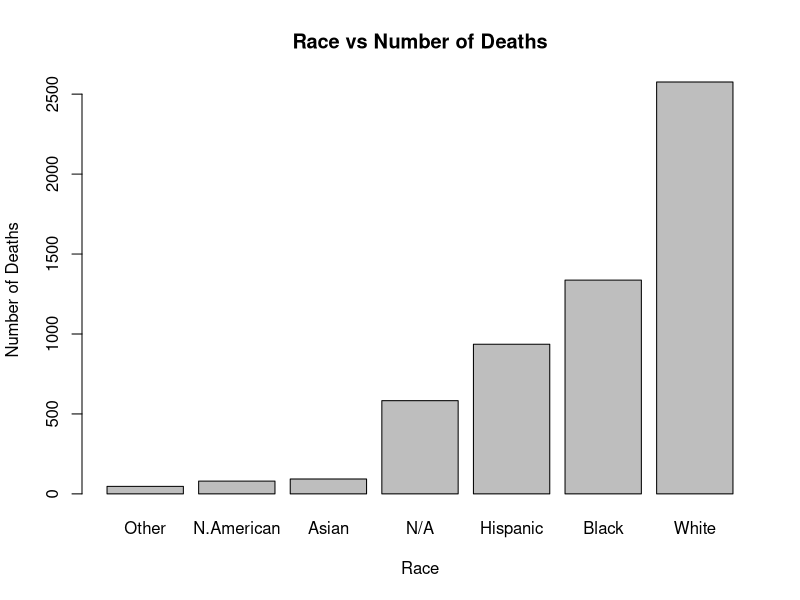

Write R code to recreate this figure.
## ---- chunk 1
shootings = read.csv("fatal-police-shootings-data.csv", header = TRUE)

# Quick look at top 5 rows of data
head(shootings)

## Size of data
dim(shootings)

## R's classification of data
class(shootings)

## R's classification of variables
str(shootings)
## ---- chunk 2
shootings_copy = read.csv("fatal-police-shootings-data.csv", header = TRUE)
## ---- chunk 3
shootings_copy$race = gsub("A", "Asian", shootings_copy$race)
shootings_copy$race = gsub("B", "Black", shootings_copy$race)
shootings_copy$race = gsub("H", "Hispanic", shootings_copy$race)
shootings_copy$race = gsub("N", "N.American", shootings_copy$race)
shootings_copy$race = gsub("W", "White", shootings_copy$race)
shootings_copy$race = gsub("O", "Other", shootings_copy$race)
shootings_copy$race[shootings_copy$race == ""] <- "N/A"
## ---- chunk 4
i = 1

while (i<995) {
  shootings_copy$date[i] = 2015
  i = i + 1
}

while (i<1957) {
  shootings_copy$date[i] = 2016
  i = i + 1
}

while (i<2943) {
  shootings_copy$date[i] = 2017
  i = i + 1
}

while (i<3933) {
  shootings_copy$date[i] = 2018
  i = i + 1
}

while (i<4932) {
  shootings_copy$date[i] = 2019
  i = i + 1
}

while (i<5653) {
  shootings_copy$date[i] = 2020
  i = i + 1
}
## ---- chunk 5
shootings_copy$date = as.factor(shootings_copy$date)
shootings_copy$manner_of_death = as.factor(shootings_copy$manner_of_death)
shootings_copy$armed = as.factor(shootings_copy$armed)
shootings_copy$gender = as.factor(shootings_copy$gender)
shootings_copy$race = as.factor(shootings_copy$race)
shootings_copy$city = as.factor(shootings_copy$city)
shootings_copy$state = as.factor(shootings_copy$state)
shootings_copy$signs_of_mental_illness = as.logical(shootings_copy$signs_of_mental_illness)
shootings_copy$threat_level = as.factor(shootings_copy$threat_level)
shootings_copy$flee = as.factor(shootings_copy$flee)
shootings_copy$body_camera = as.logical(shootings_copy$body_camera)
shootings_copy$is_geocoding_exact = as.factor(shootings_copy$is_geocoding_exact)

str(shootings_copy)
## ---- chunk 6
race = shootings_copy$race
table(race)

race = factor(race, levels=c("Other", "N.American", "Asian", "N/A", "Hispanic", "Black", "White"))
barplot(table(race), main="Race vs Number of Deaths", xlab="Race", ylab="Number of Deaths")
